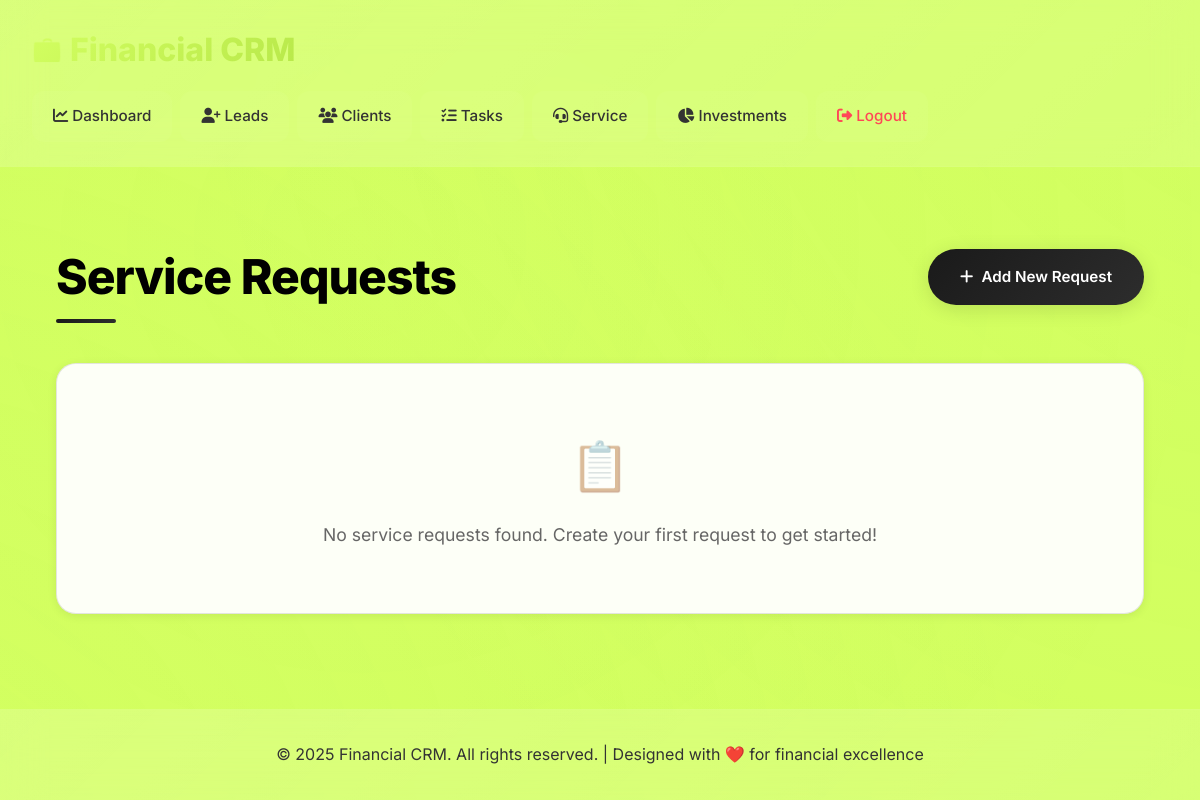
The app's page /service-requests/ (signed in), older data.
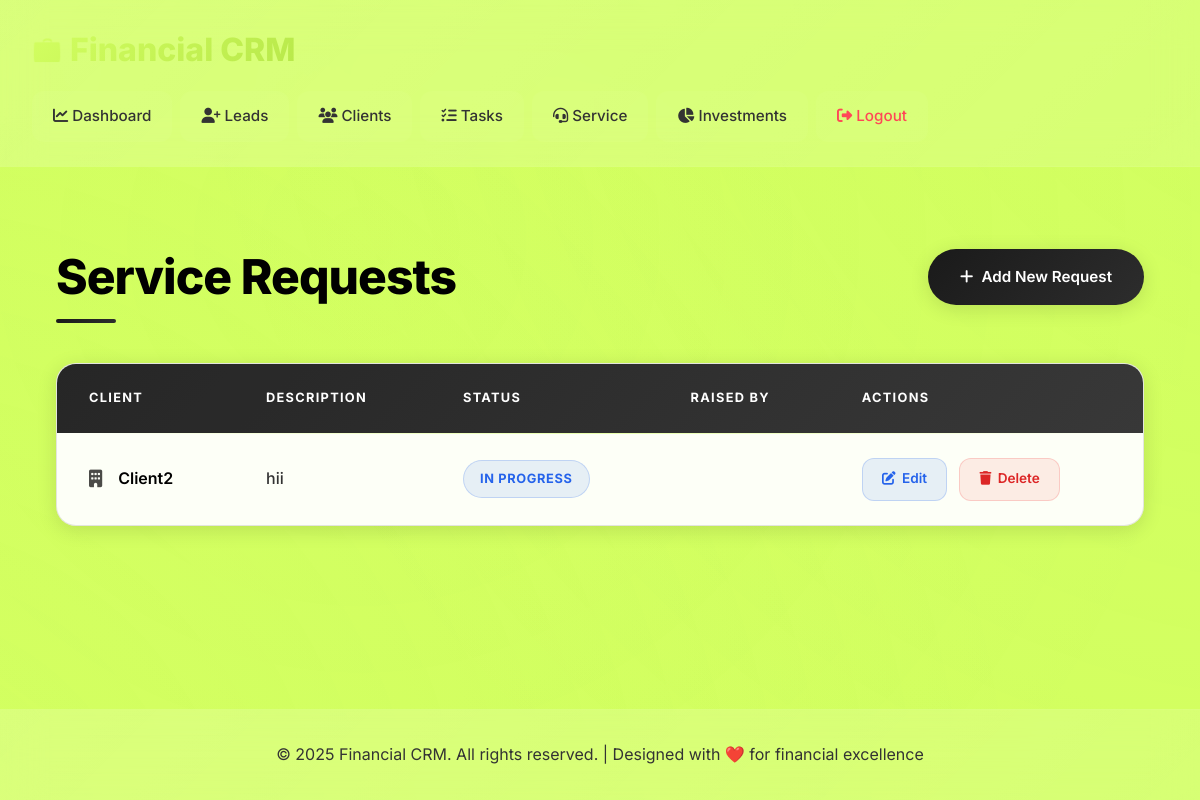
The same page, newer data.
### base/models.py (models this page shows, shortened)
class ServiceRequest(models.Model):
    STATUS_CHOICES = (
        ('open', 'Open'),
        ('in_progress', 'In Progress'),
        ('resolved', 'Resolved'),
        ('closed', 'Closed'),
    )
    client = models.ForeignKey(
        Client,
        on_delete=models.CASCADE,
        related_name='service_requests'
    )
    raised_by = models.ForeignKey(
        settings.AUTH_USER_MODEL,
        on_delete=models.SET_NULL,
        null=True,
        blank=True,
        related_name='raised_service_requests'
    )
    assigned_to = models.ForeignKey(
        settings.AUTH_USER_MODEL,
        on_delete=models.SET_NULL,
        null=True,
        blank=True,
        related_name='assigned_service_requests'
    )
    description = models.TextField()
    status = models.CharField(max_length=20, choices=STATUS_CHOICES, default='open')
    priority = models.CharField(max_length=10, choices=Task.PRIORITY_CHOICES, default='medium')
    created_at = models.DateTimeField(auto_now_add=True)
    updated_at = models.DateTimeField(auto_now=True)
    resolved_at = models.DateTimeField(null=True, blank=True)

class Client(models.Model):
    user = models.ForeignKey(
        settings.AUTH_USER_MODEL,
        limit_choices_to={'role': 'rm'},
        on_delete=models.SET_NULL,
        null=True,
        blank=True,
        related_name='clients'
    )
    client_profile = models.OneToOneField(
        ClientProfile,
        on_delete=models.SET_NULL,
        null=True,
        blank=True,
        related_name='legacy_client'
    )
    lead = models.OneToOneField(
        Lead,
        on_delete=models.SET_NULL,
        null=True,
        blank=True,
        related_name='client'
    )
    name = models.CharField(max_length=255)
    created_by = models.ForeignKey(User, on_delete=models.SET_NULL, null=True, related_name='created_clients')
    contact_info = models.CharField(max_length=255, default='N/A')
    aum = models.DecimalField(max_digits=15, decimal_places=2, default=0.00)
    sip_amount = models.DecimalField(max_digits=15, decimal_places=2, default=0.00)
    demat_count = models.PositiveIntegerField(default=0)
    created_at = models.DateTimeField(auto_now_add=True)

### base/views.py (the view, shortened to what this page needs)
# urls.py: path('service-requests/', views.service_request_list, name='service_request_list'),
@login_required
def service_request_list(request):
    user = request.user
    if user.role in ['top_management', 'business_head']:
        service_requests = ServiceRequest.objects.all()
    else:  # RM
        service_requests = ServiceRequest.objects.filter(
            Q(raised_by=user) |
            Q(client__user=user) |
            Q(assigned_to=user)
        ).distinct()
    status_filter = request.GET.get('status')
    if status_filter:
        service_requests = service_requests.filter(status=status_filter)
    search_query = request.GET.get('search')
    if search_query:
        service_requests = service_requests.filter(
            Q(description__icontains=search_query) |
            Q(client__name__icontains=search_query)
        )
    context = {
        'service_requests': service_requests.order_by('-created_at'),
        'status_choices': ServiceRequest.STATUS_CHOICES,
        'current_status': status_filter,
        'search_query': search_query,
    }
    return render(request, 'base/service_requests.html', context)

### base/templates/base/service_requests.html (shortened to what this page needs)
{% extends 'base/base.html' %}
{% block content %}
<div class="requests-container">
    <div class="requests-header">
        <h1 class="requests-title">Service Requests</h1>
        <a href="{% url 'service_request_create' %}" class="add-request-btn">
            <i class="fas fa-plus"></i> Add New Request
        </a>
    </div>
    {% if service_requests %}
    <div class="table-container">
        <table class="requests-table">
            <thead>
                <tr>
                    <th>Client</th>
                    <th>Description</th>
                    <th>Status</th>
                    <th>Raised By</th>
                    <th>Actions</th>
                </tr>
            </thead>
            <tbody>
                {% for req in service_requests %}
                <tr>
                    <td>
                        <div class="client-info">
                            <i class="fas fa-building client-icon"></i>
                            <span>{{ req.client.name }}</span>
                        </div>
                    </td>
                    <td>
                        <div class="description-text" title="{{ req.description }}">
                            {{ req.description|truncatechars:50 }}
                        </div>
                    </td>
                    <td>
                        <span class="status-badge status-{{ req.status|lower|slugify }}">
                            {{ req.status }}
                        </span>
                    </td>
                    <td>
                    </td>
                    <td>
                        <div class="action-buttons">
                            <a href="{% url 'service_request_update' req.pk %}" class="action-btn edit-btn">
                                <i class="fas fa-edit"></i> Edit
                            </a>
                            <a href="{% url 'service_request_delete' req.pk %}" class="action-btn delete-btn">
                                <i class="fas fa-trash"></i> Delete
                            </a>
                        </div>
                    </td>
                </tr>
                {% endfor %}
            </tbody>
        </table>
    </div>
    {% else %}
    <div class="empty-message">
        <p>No service requests found. Create your first request to get started!</p>
    </div>
    {% endif %}
</div>
{% endblock %}

Row changes from the older to the newer data that the page shows:
added ServiceRequest: client.name "Client2", description "hii", status "IN PROGRESS"
Text that changed along with them:
text no longer shown: "No service requests found. Create your first request to get started!"
text now shown: "CLIENT DESCRIPTION STATUS RAISED BY ACTIONS"
